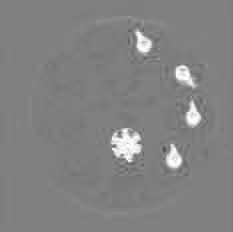
#> input picture 视觉物联网程序/实验二 静态图像分割/R_channel/img5.jpg, 233 x 232 px
$ python threshold.py
#> lines starting #> are read from the running program, lines starting #| are printed output that depends on the picture; after the words box and inside, x2 and y2 are one past the last pixel; in counts of white or black regions, pixels touching at a corner belong together
import cv2
import numpy as np
import matplotlib.pyplot as plt

img=cv2.imread('R_channel/img5.jpg',cv2.IMREAD_GRAYSCALE)
#> img is the input picture: shape (232, 233); min 71, max 255, mean 130.2
img=(img>200).astype('uint8')*255
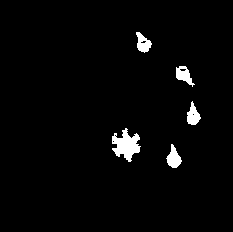
#> img: shape (232, 233); 2.5% white; 5 white regions, box (x1, y1, x2, y2) and area: (112, 128, 141, 162) 550, (166, 144, 182, 168) 215, (176, 66, 195, 87) 201, (187, 101, 201, 125) 198, (136, 32, 152, 53) 196
cv2.imshow('after',img)
cv2.imwrite('threshold/img5.jpg',img)


'''
img=cv2.cvtColor(img,cv2.COLOR_BGR2HSV)

channel=img[:,:,1]
channel=(channel-np.min(channel)).astype(int)*255/(np.max(channel)-np.min(channel))
img[:,:,1]=channel
channel=img[:,:,2]
channel=(channel-np.min(channel)).astype(int)*255/(np.max(channel)-np.min(channel))
img[:,:,2]=channel

#plt.hist(img[:,:,0])
'''
'''
Hmask=np.logical_or(img[:,:,0]>120,img[:,:,0]<10).astype('uint8')
Smask=(img[:,:,1]>40).astype('uint8')
Vmask=np.logical_or(img[:,:,2]>30,img[:,:,2]<250).astype('uint8')
mask=Hmask*Smask*Vmask
mask_3d=np.expand_dims(mask,axis=2).repeat(3,axis=2)
'''
'''
#cv2.imshow('h',img[:,:,0])
img=cv2.cvtColor(img,cv2.COLOR_HSV2BGR)
#img*=mask_3d
cv2.imshow('h',img)

'''

$ run again, with 视觉物联网程序/实验二 静态图像分割/R_channel/img3.jpg copied over 视觉物联网程序/实验二 静态图像分割/R_channel/img5.jpg
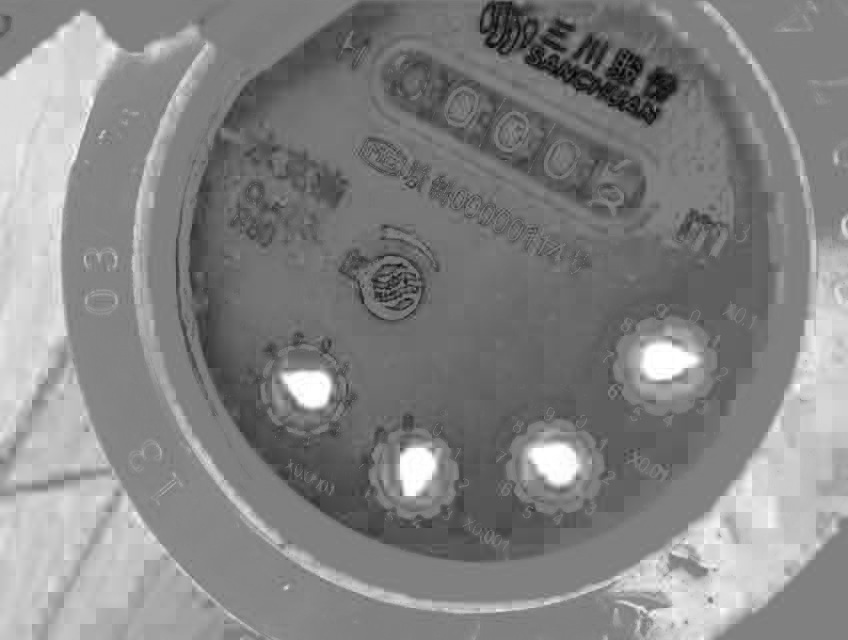
#> input picture 视觉物联网程序/实验二 静态图像分割/R_channel/img3.jpg, 848 x 640 px
#> img is the input picture: shape (640, 848); min 0, max 255, mean 132.1
#> `img=(img>200).astype('uint8')*255`:
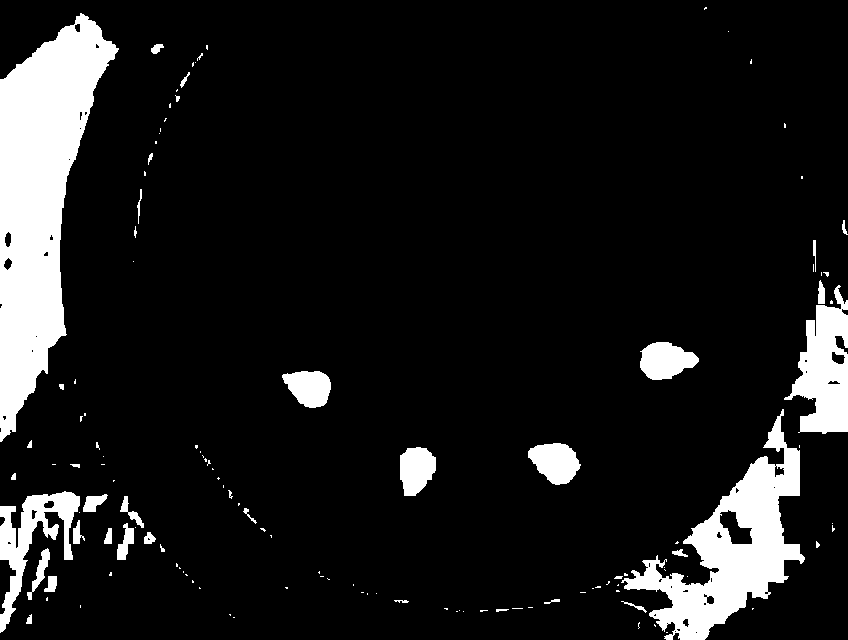
#> img: shape (640, 848); 10.6% white; 126 white regions (87 under 20 px), largest, box (x1, y1, x2, y2) and area: (0, 13, 119, 442) 25487, (621, 409, 805, 640) 13993, (784, 285, 848, 434) 5339

$ run again, with 视觉物联网程序/实验二 静态图像分割/R_channel/img4.jpg copied over 视觉物联网程序/实验二 静态图像分割/R_channel/img5.jpg
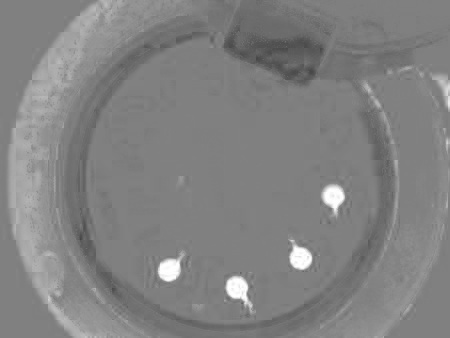
#> input picture 视觉物联网程序/实验二 静态图像分割/R_channel/img4.jpg, 450 x 338 px
#> img is the input picture: shape (338, 450); min 67, max 255, mean 129.7
#> `img=(img>200).astype('uint8')*255`:
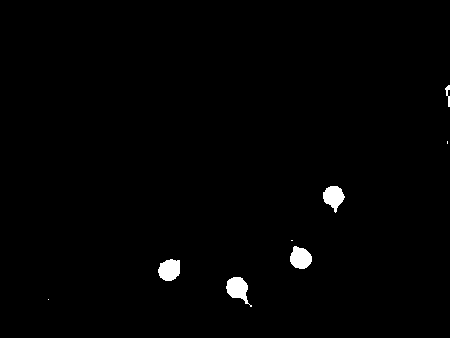
#> img: shape (338, 450); 1% white; 8 white regions (3 under 20 px), largest, box (x1, y1, x2, y2) and area: (226, 277, 252, 307) 405, (158, 259, 180, 281) 384, (290, 246, 312, 269) 376, (323, 186, 345, 213) 366, (445, 85, 450, 107) 53
